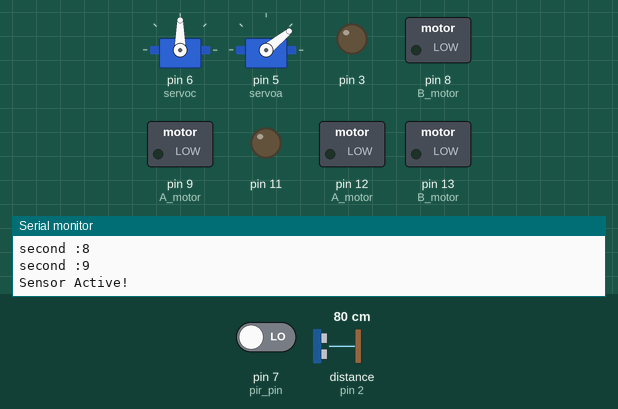
This sketch was run on a simulated Arduino Uno, built with avr-gcc and run on an emulated ATmega328P. On the bench: 2 × servo, switched loads named in the sketch (green lamp = pin HIGH), output pins drawn as LEDs (lit = HIGH), the last lines printed to the serial monitor. Dashed ring = blinking. The test bench sets the inputs (shaded band); at power-on: pin 7 (pir_pin) LOW, distance to the obstacle (sensor on pin 2) 80 cm. The echo pulse lasts 58.3 µs per cm; pins used as bus, display or sensor lines are not drawn.

Above: at 11.2 s.
11.3 s: pin 7 (pir_pin) driven HIGH
At 12.4 s:
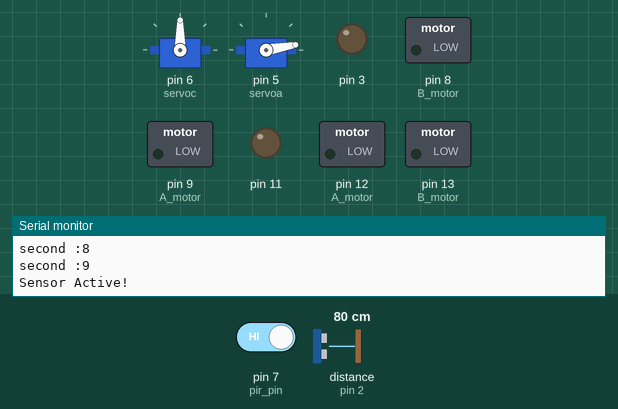
15.5 s: distance to the obstacle (sensor on pin 2) set to 299 cm
At 17.17 s:
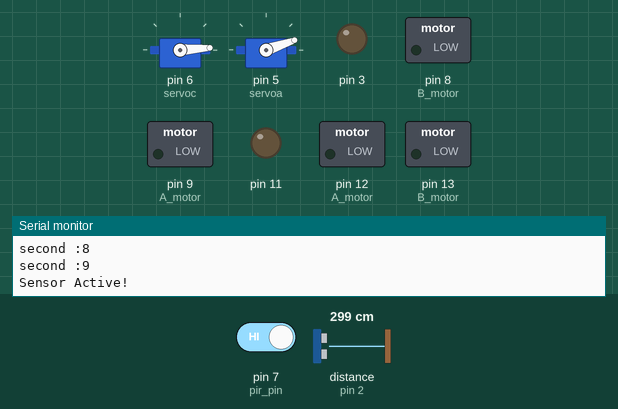
19.7 s: pin 7 (pir_pin) driven LOW
At 20.8 s:
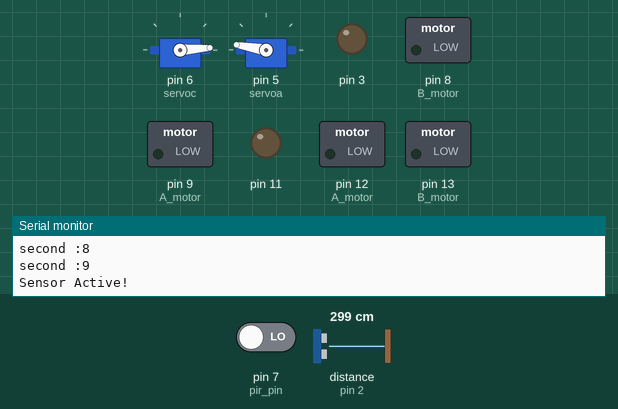
23.8 s: distance to the obstacle (sensor on pin 2) set to 8 cm
32.2 s: distance to the obstacle (sensor on pin 2) set to 5 cm
At 57.9 s:
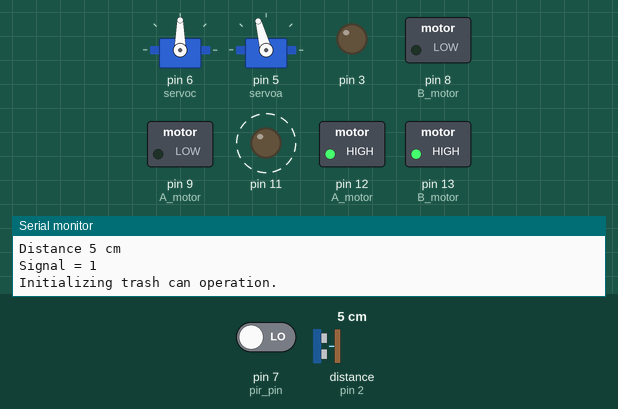
63.7 s: distance to the obstacle (sensor on pin 2) set to 120 cm
Timing chart, 0 to 70.3 s (numbered marks = the images above; inputs shaded):
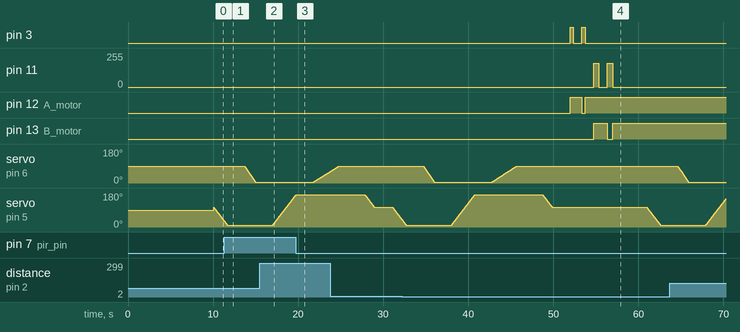

The sketch:

Re-Compress.ino
```cpp
#include <Servo.h>

Servo claw,arm;

#define echoPin 2 // Echo Pin
#define trigPin 4 // Trigger Pin

long duration,distance;

const int servoc=6; //claw
const int servoa=5; //dagkana

int posa=105;
int posc=80;

const int pir_pin = 7;
int state=LOW;

void setup()
{
	Serial.begin(9600);
	claw.attach(servoc);
	arm.attach(servoa);

  	pinMode(12, OUTPUT);  //A motor=piestiras
  	pinMode(9, OUTPUT);   //A motor=piestiras
	//============================================
  	pinMode(13, OUTPUT);  //B motor=katapakti
	pinMode(8, OUTPUT);   //B motor=katapakti

	pinMode(trigPin, OUTPUT);
    pinMode(echoPin, INPUT);

	pinMode(pir_pin,INPUT); // pir

  	Serial.println("Warming up...");
	 for (int i=0; i<10;i++)
	 {
	   Serial.print("second :");
	   Serial.println(i);
	   delay(1000);
  	 }
  	 Serial.println("Sensor Active!");
  	 delay(50);
}

void loop()	//kiriws programma
{
	 int pir=vraxionas();

	 Serial.print("Signal = ");
	 Serial.println(pir);

	 delay(100);

  	 if(pir == HIGH)	//elegxos skoupidiwn ston kouva
  	 {
  	 	Serial.println("Initializing trash can operation.");
  	 	delay(1000);
	 	moveP();
   	 	moveK();
  	 }
  	 else
  	 {
     	Serial.println("The trash can is empty.");
  	 }
     delay(1000);

}

//=============Kiniseis Piestira================================
  void frontP()
  {
    digitalWrite(12, HIGH); //kinisi mprosta gia piestira
    digitalWrite(9, LOW);   //bgazei to freno
    analogWrite(3,255);  //taxitita motor A
  }//frontP

  void backP()
  {
    digitalWrite(12, LOW);  //kinisi pisw piestira
    digitalWrite(9, LOW);  // bgazei freno
    analogWrite(3,255);  //taxitita motor A
  }//backP

  void haltP()
  {
    digitalWrite(12, HIGH);
    digitalWrite(9, LOW);
    analogWrite(3, 0);      //taxitita motor A=0
  }//haltP
//==============Kiniseis katapaktis==================
  void frontK()
  {
    digitalWrite(13, HIGH);  //kinisi mprosta gia katapakti
    digitalWrite(8, LOW);  //bgazei to freno
    analogWrite(11,180);  //taxitita katapaktis
  }//frontK
  void backK()
  {
    digitalWrite(13, LOW);  //kinisi pisw katapaktis
    digitalWrite(8, LOW);  // bgazei freno
    analogWrite(11,180);  //taxitita katapaktis
  }//backK
  void haltK()
  {
    digitalWrite(13, HIGH);
    digitalWrite(8, LOW);
    analogWrite(11, 0);  //STOP katapaktis
  }//haltK

void moveK()
{
    frontK();
    delay(600);
    haltK();
    delay(1000);
    backK();
    delay(600);
    haltK();
    delay(3000);
}

void moveP()
{

    frontP();
    delay(400);
    haltP();
    delay(1000);
    backP();
    delay(400);
    haltP();
    delay(1000);
}

//======================Braxionas====================

int vraxionas()
{
	int trash=LOW;
	for(posa=105;posa>9;posa--)
	{
		arm.write(posa);//thesi paralavis
		delay(17);
	}
	delay(2000);
 	for(posc=90;posc>3;posc--)
	{
		claw.write(posc);//kleinei to claw
		delay(15);
	}
	delay(2000);
	for(posa=10;posa<171;posa++)
	{
		arm.write(posa);//thesi apostolis
		delay(17);
	}
	delay(2000);
	for(posc=3;posc<91;posc++)
	{
		claw.write(posc);//anigei to claw
		state=digitalRead(pir_pin);
		Serial.print("State of PIR : ");
		Serial.println(state);

		 digitalWrite(trigPin, LOW);
  		 delayMicroseconds(2);
  		 digitalWrite(trigPin, HIGH);
  		 delayMicroseconds(10);
  		 digitalWrite(trigPin, LOW);
  		 duration = pulseIn(echoPin, HIGH);
		 distance = duration/58.2;  //convert it to centimeters
		 Serial.print("Distance ");
  		 Serial.print(distance);
  		 Serial.println(" cm");
		/*if(digitalRead(pir_pin) == HIGH)
		Sei
		{
			trash=HIGH;
		}*/
		if(state == HIGH ||distance <= 6)
		{
			trash=HIGH;
		}
		delay(15);
	}
	delay(3000); //kouvas
	for(posa=170;posa>=105;posa--)
	{
		arm.write(posa);//thesi default
		delay(17);
	}
	delay(1000);
	return trash;
}
```

Measured:
- the behaviour switches between 7 and 6 cm on distance to the obstacle (sensor on pin 2) (found by bisection; images 3 and 4)
- after the input at 32.2 s, pin 3: alternates HIGH for 0.40 s and LOW for 1.0 s, 4 changes in all, then stays LOW, starting after 19.8 s; pin 11: alternates 180/255 for 0.60 s and 0/255 for 1.0 s, 4 changes in all, then stays 0/255, starting after 22.6 s
